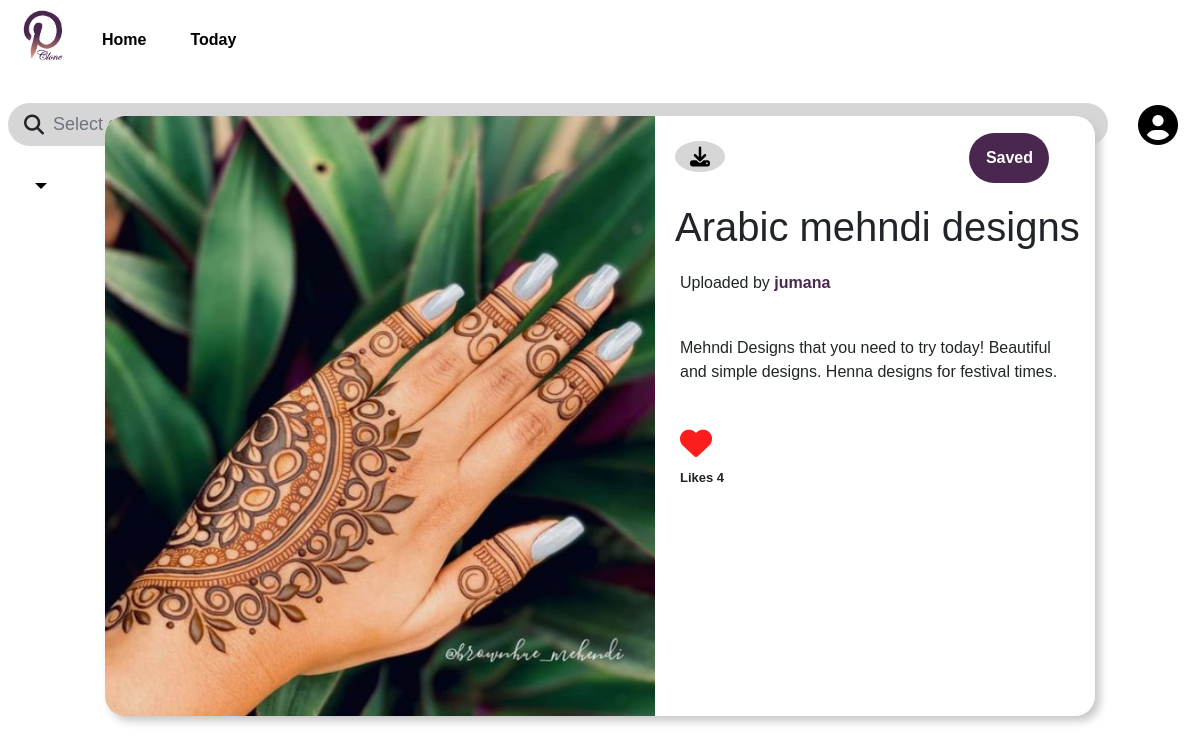
Page /image_view/1/ (signed in) on the committed database.
### pinterest_clone/models.py (models this page shows, shortened)
class Image(models.Model):
    INTEREST = ( ('makeup','makeup') , ('art','art') , ('henna','henna') , ('nature','nature') , ('recipes','recipes') ,
    ('friendship','friendship') , ('beauty_products','beauty_products') , ('flowers','flowers') , ('hairstyles','hairstyles') , ('babies','babies') ,
    ('child','child') , ('sketching','sketching') , ('travel','travel') , ('yoga','yoga') , ('nails','nails') ,
    ('birthday','birthday') , ('disney','disney') , ('dress','dress') , ('birds','birds') , ('jewellery','jewellery') ,
    ('positive_quotes','positive_quotes') , ('drawing','drawing') , ('love','love') , ('shoes','shoes') , ('morning','morning') , ('other' , 'other'))
    username = models.ForeignKey(user1 , on_delete=models.CASCADE)
    image_id = models.AutoField(primary_key = True)
    image = models.ImageField(upload_to = 'pins/')
    title = models.CharField(max_length=200 , null = False)
    description = models.CharField(max_length=500 , null = False)
    created_datetime = models.DateTimeField(auto_now_add = True)
    category = models.CharField(max_length=20 , choices = INTEREST , null = False)

class user1(models.Model):
    username = models.CharField(max_length=20 , primary_key =True)
    def __str__(self):
        return str(self.username)

### pinterest_clone/views.py (the view)
# urls.py: path('image_view/<int:id>/' , views.image_view , name='image_view'),
def image_view(request , id):
    image=Image.objects.get(image_id = id)
    user_initial=username_initial_function(request)
    current_user=request.user.username
    user=user1.objects.get(username=current_user)
    if Like.objects.filter(username=user , image_id=image).exists():
        x=1
    else:
        x=0
    if Save.objects.filter(username=user , image_id=image).exists():
        status='Saved'
    else:
        status='Save'
    like=Like.objects.filter(image_id = image)
    like=len(like)
    params={'image':image , 'user_initial':user_initial , 'like':like , 'x':x, 'status':status}
    return render(request , "image_view.html" , params)

### pinterest_clone/views.py (called while the page is built)
def username_initial_function(request):
    current_user=request.user.username
    current_user=str(current_user)
    if(current_user[0].islower()):
        user_initial=current_user[0].capitalize()
    else:
        user_initial=current_user[0]
    return user_initial

### pinterest_clone/templates/image_view.html (shortened to what this page needs)
{% extends 'base.html' %}
{% block body %}
<div>
    <div class="image-desc">
        <img src="/media/{{image.image}}" class="image">
        <div class="download">
            <a href="/media/{{image.image}}" download title="Download image"><i class="fa fa-download fa-lg icon"
                    id="dwld" onclick="setOutline()"></i></a>
            <a href="/saving/{{image.image_id}}"><button type="button" class="btn save">{{status}}</button></a>
            <div class="description">
                <h1 class="h1">{{image.title}}</h1>
                <p class="p1">Uploaded by <b><a class="u" target="_blank" href="/profile/{{image.username}}">{{image.username}}</a></b></p>
                <p class="p">{{image.description}}</p>
            </div>
            <div class="likesection">
                <form action="/liking/{{image.image_id}}/" method="post">
                    <button onclick="toggle()" class="jm" type="submit">
                        <i class="far fa-heart" id="likebtn"></i>
                    </button>
                </form>
                <p id="likescount">Likes <span id="count" onclick="toggle()">{{like}}</span></p>
            </div>
        </div>
    </div>
</div>
{% endblock%}

### pinterest_clone/static/nav.css (style rules this page uses)
* { margin: 0; padding: 0; box-sizing : border-box; }

### pinterest_clone/templates/image_view.html (style rules this page uses)
body { margin: 0; padding: 0; font-family: sans-serif; }
.image { width: 550px; height: 600px; border-bottom-left-radius: 20px; border-top-left-radius: 20px; margin-left: 0px; margin-top: 0px; }
.image-desc { width: 990px; height: 600px; background: white; top: 52%; left: 50%; position: absolute; transform: translate(-50%, -50%); box-sizing: border-box; border-radius: 20px; box-shadow: 5px 5px 8px rgb(201, 198, 198); }
.download { display: inline-block; position: absolute; }
.icon { margin-top: 25px; background: #d6d6d6; color: black; padding: 15px; border-radius: 100%; margin-left: 20px; }
.save { margin-left: 240px; background: #4A274F; color: white; font-size: 16px; width: 80px; height: 50px; font-weight: bold; border-radius: 30px; }
.h1 { padding: 20px; margin-bottom: 0px; }
.p { padding: 25px; }
.p1 { margin-left: 25px; }
.u { text-decoration: none; color: #4A274F; font-weight: 800; }
.likesection { padding: 25px; font-size: 2rem; }
#likescount { font-size: 13px; padding: 0px; margin-top: -30px; font-weight: 600; }
.jm { background-color: white; border: none; }
.description { width: 450px; }

### pinterest_clone/templates/base.html (style rules this page uses)
* { margin: 0; padding: 0; box-sizing: border-box; }

### rows in the picture
Image: image (picture), title "Arabic mehndi designs", username "jumana", description "Mehndi Designs that you need to try today! Beautiful and simple designs. Henna designs for festival times."

### other values in the picture
{{ status }} "Saved"
{{ like }} "4"
